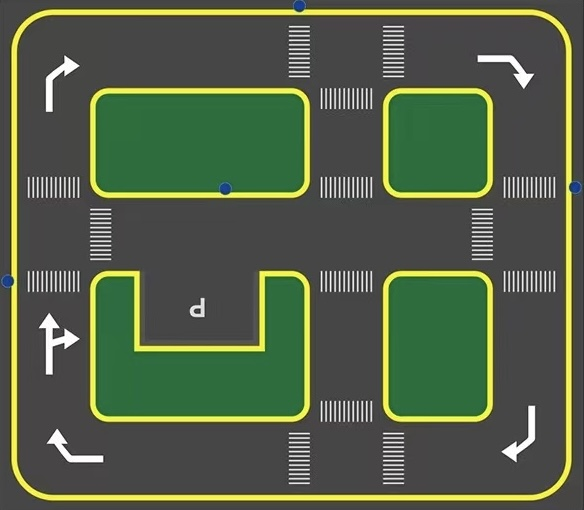
#> input picture backend/data/Map.jpg, 584 x 510 px
$ python path_planner.py
#> lines starting #> are read from the running program, lines starting #| are printed output that depends on the picture
### backend/utils.py
import sys
import cv2
from PIL import Image, ImageDraw
from io import BytesIO
import base64
import numpy as np
import logging

import sys

# 将 stdout 和 stderr 重定向到终端
sys.stdout = sys.__stdout__
sys.stderr = sys.__stderr__


logging.basicConfig(
    format="%(asctime)s - %(levelname)s - %(name)s - %(message)s",
    datefmt="%m/%d/%Y %H:%M:%S",
    level=logging.INFO
)
logger = logging.getLogger(__name__)


# [15 lines left out: functions transfer_loc_from_centi_to_grid_map, decompress_base64_to_image, compress_image_to_base64, not called in this run]

def draw_path_on_image(image_path, path , output_path , line_color=(255, 0, 0), line_width=5):
    image = Image.open(image_path)

    draw = ImageDraw.Draw(image)
    #这里得按照cell的大小缩放一下
    adjusted_path = [(x * 2, (image.height - (y * 2)) - 1) for x, y in path]
    #adjusted_path = [(x * 2, y * 2) for x, y in path]
    draw.line(adjusted_path, fill=line_color, width=line_width)

    image.save(output_path)
    image.show()

# [34 lines left out: function identify_obstacles, not called in this run]

def check_obstacle(map_array, x, y, high):
    # 调整 y 坐标来匹配 AStar 中使用的坐标系统
    actual_y = high - y - 1
    return map_array[actual_y, x] == 1


# [12 lines left out: function draw_map, not called in this run]

### backend/path_planner.py
import numpy as np
import heapq
from functools import lru_cache
from PIL import Image, ImageDraw
from utils import *

class Node:
    def __init__(self, x, y, high, cost=0, parent=None):
        self.x = x
        self.y = high - y - 1  # Coordinate transformation to make the origin at the bottom left
        self.cost = cost
        self.parent = parent
        self.high = high

    def __eq__(self, other):
        return self.x == other.x and self.y == other.y

    def __hash__(self):
        return hash((self.x, self.y))

    def __lt__(self, other):
        return self.cost < other.cost

    def __add__(self, other):
        return Node(self.x + other[0], self.high - (self.y + other[1]) - 1, self.high, self.cost, self)

    def __sub__(self, other):
        return abs(self.x - other.x) + abs(self.y - other.y)

class NodeQueue:
    def __init__(self):
        self.elements = []
        self.elements_set = set()

    def empty(self):
        return len(self.elements) == 0

    def put(self, node):
        heapq.heappush(self.elements, node)
        self.elements_set.add(node)

    def get(self):
        node = heapq.heappop(self.elements)
        self.elements_set.remove(node)
        return node

    def __contains__(self, node):
        return node in self.elements_set

class AStar:
    def __init__(self, start_pos, end_pos, map_array, high):
        self.map_array = map_array
        self.width = map_array.shape[1]
        self.height = map_array.shape[0]
        self.start = Node(*start_pos, high)
        self.end = Node(*end_pos, high)
        self.open_queue = NodeQueue()
        self.came_from = {}
        self.g_score = {self.start: 0}
        self.f_score = {self.start: self.start - self.end}
        self.close_set = set()

    def heuristic(self, a, b):
        return abs(a.x - b.x) + abs(a.y - b.y)

    def _in_map(self, node):
        return 0 <= node.x < self.width and 0 <= node.y < self.height

    def _is_collided(self, node):
        return self.map_array[node.y, node.x] == 1

    def _move(self):
        return [
            (0, 1),  # up
            (1, 0),  # right
            (0, -1), # down
            (-1, 0)  # left
        ]

    def __call__(self):
        self.open_queue.put((self.f_score[self.start], self.start))

        while not self.open_queue.empty():
            current = self.open_queue.get()[1]

            if current == self.end:
                return self.reconstruct_path(current)

            self.close_set.add(current)
            for move in self._move():
                neighbor = current + move
                if neighbor in self.close_set or not self._in_map(neighbor) or self._is_collided(neighbor) or neighbor in self.close_set:
                    continue

                tentative_g_score = self.g_score[current] + 1
                if neighbor not in self.g_score or tentative_g_score < self.g_score[neighbor]:
                    self.came_from[neighbor] = current
                    self.g_score[neighbor] = tentative_g_score
                    self.f_score[neighbor] = tentative_g_score + self.heuristic(neighbor, self.end)
                    if neighbor not in self.open_queue:
                        self.open_queue.put((self.f_score[neighbor], neighbor))

        return []

    def reconstruct_path(self, current):
        total_path = [current]
        while current in self.came_from:
            current = self.came_from[current]
            total_path.append(current)
        return total_path[::-1]


class PathPlanner:
    def __init__(self, grid):
        self.grid = grid

    def plan(self, current_loc, destination_loc):
        height = self.grid.shape[0]
        planner = AStar(start_pos=current_loc, end_pos=destination_loc, map_array=self.grid, high=height)
        path = planner()
        path = list(map(lambda x: (x.x, height - x.y - 1), path))  # 转换回常规坐标系以进行绘图等操作

        # 初始化方向列表和当前朝向
        directions = []
        if len(path) > 1:
            # 初始朝向设置为从第一步到第二步的方向
            current_direction = (path[1][0] - path[0][0], path[1][1] - path[0][1])

            # 对后续的每一步计算转向
            for i in range(1, len(path)):
                if i == 1:
                    directions.append('forward')  # 第一步默认为前进
                    continue
                next_direction = (path[i][0] - path[i-1][0], path[i][1] - path[i-1][1])

                if next_direction == current_direction:
                    directions.append('forward')
                elif next_direction == (-current_direction[0], -current_direction[1]):
                    directions.append('backward')
                elif next_direction == (-current_direction[1], current_direction[0]):
                    directions.append('left')
                elif next_direction == (current_direction[1], -current_direction[0]):
                    directions.append('right')
                else:
                    directions.append('none')  # 在异常情况下，添加“none”

                # 更新当前朝向
                current_direction = next_direction

            return path, directions
        else:
            return path, ['none']  # 如果路径中没有移动或只有一个位置


# [41 lines left out: function main, not called in this run]


def exe(start_pos, end_pos):
    import numpy as np
    from utils import check_obstacle, draw_path_on_image

    grid = np.loadtxt('data/grid.txt', dtype=int)
    path_planner = PathPlanner(grid)


    # 定义每个方向的初始参数
    command_templates = {
        'forward': ['forward', 60, 90, 0, 0.1],
        'left': ['left', 0, 90, 19, 1.40],
        'right': ['right', 0, 90, -19, 1.58],
        'backward': ['backward', 0, 0, 0, 0.0]
    }

    # 检查起点和终点是否在障碍物上
    if check_obstacle(grid, start_pos[0], start_pos[1], grid.shape[0]):
        print("起点在障碍物上！")
    else:
        print("起点ok")

    if check_obstacle(grid, end_pos[0], end_pos[1], grid.shape[0]):
        print("终点在障碍物上！")
    else:
        print("终点ok")

    # 如果起点和终点都不在障碍物上，则进行路径规划
    if not check_obstacle(grid, start_pos[0], start_pos[1], grid.shape[0]) and not check_obstacle(grid, end_pos[0], end_pos[1], grid.shape[0]):
        path, directions = path_planner.plan(start_pos, end_pos)
        if path:
            # 准备指令列表
            commands = []
            for direction in directions:
                if commands and commands[-1][0] == direction:
                    # 叠加时间值并保留两位小数
                    commands[-1][-1] = round(commands[-1][-1] + command_templates[direction][-1], 2)
                else:
                    # 添加新指令，使用预定义的模板并调整时间的精度
                    new_command = command_templates[direction][:]
                    new_command[-1] = round(new_command[-1], 2)
                    commands.append(new_command)

            # 绘制路径到图像
            image_path = 'data/Map.jpg'  # 确保使用正确的图像文件名
            output_path = 'data/Map_plan.jpg'
            draw_path_on_image(image_path, path, output_path)
#> in draw_path_on_image, image is the input picture: PIL image 584x510 RGB; mean R, G, B 83.2, 95.9, 71.9
#> in draw_path_on_image, `image.save(output_path)`:
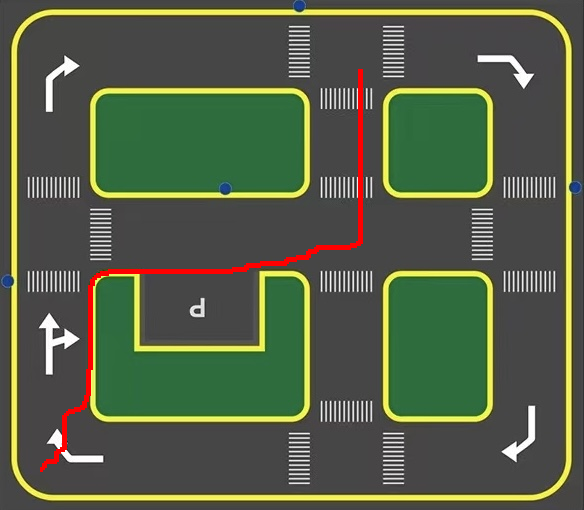
#> saved as Map_plan.jpg: PIL image 584x510 RGB; mean R, G, B 84.9, 94.8, 71
            print("Path coordinates:")
            for node in path:
                print(f"({node[0]}, {node[1]})")  # 输出转换后的坐标
            print("Commands:")
            for cmd in commands:
                print(cmd)
        else:
            print("No path found.")
    print(commands)
    return commands

if __name__ == "__main__":
    start_pos = (20, 20)
    end_pos = (180, 220)
    exe(start_pos, end_pos)
